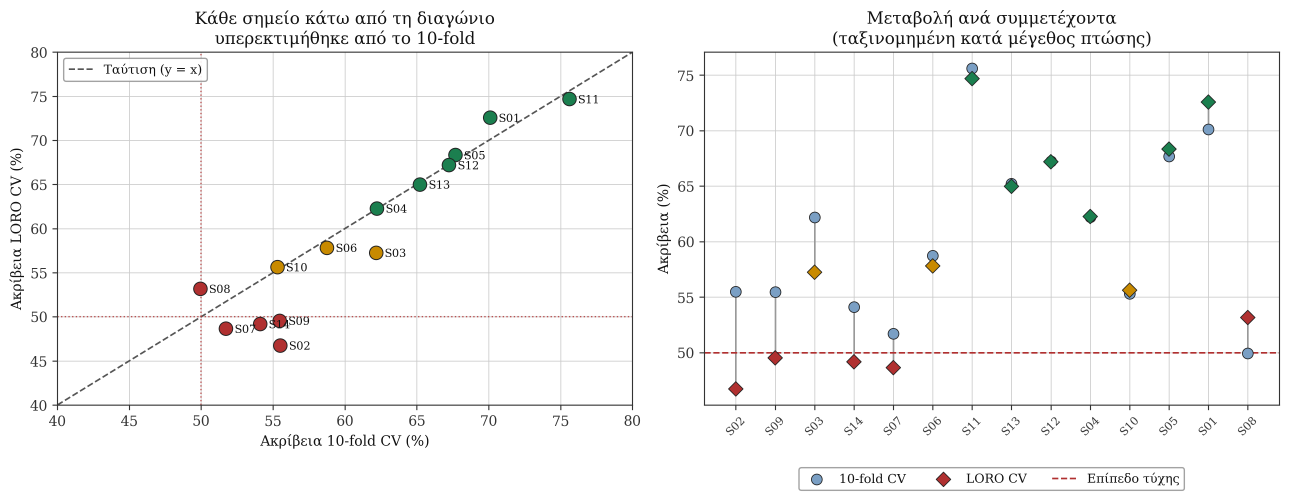
#> input picture eeg_data/figures/thesis/fig_kfold_vs_loro.png, 3867 x 1501 px (shown at 1/3 size)
$ python -i prepare_appendix_figures.py   (imports and definitions only)
#> lines starting #> are read from the running program, lines starting #| are printed output that depends on the picture
"""
=============================================================================
  Appendix figures — downsample per-subject plots for the thesis PDF
=============================================================================
  The analysis writes 300-dpi PNGs (2-4 MB each). Fourteen subjects of
  ERD + time-frequency plots would be ~90 MB, which no Overleaf project
  wants to carry. A thesis page is ~16 cm wide, so anything past roughly
  1800 px adds file size without adding visible detail.

  Copies erd_* and tf_* into the thesis figures/ folder, downsampled and
  flattened onto white (RGBA PNGs can render with black boxes in some
  PDF viewers).

  Usage:
    python prepare_appendix_figures.py --dest /path/to/thesis/figures
=============================================================================
"""

import argparse
import glob
import os

from PIL import Image

HERE     = os.path.dirname(os.path.abspath(__file__))
FIG_DIR  = os.path.join(HERE, "eeg_data", "figures")
DEST_DIR = "/Users/panoslevedogiannis/Downloads/thesis_v7/figures"
MAX_W    = 1800


def convert(src, dest_dir, max_w=MAX_W):
    """
    Line plots (ERD) stay PNG — flat colour areas compress well losslessly
    and sharp text stays crisp. Spectrograms (TF) are continuous-tone, where
    PNG is the wrong format entirely; JPEG cuts them to a fraction with no
    visible difference at this scale.
    """
#> called with dest_dir = 'out.png', max_w = 1800
    im = Image.open(src)
#> im is the input picture: PIL image 3867x1501 RGBA; mean R, G, B, A 248, 247.8, 247.6, 255

    if im.mode in ("RGBA", "LA", "P"):
        im = im.convert("RGBA")
        flat = Image.new("RGB", im.size, "white")
#> flat: PIL image 3867x1501 RGB; every value is 255
        flat.paste(im, mask=im.split()[-1])
        im = flat
    else:
        im = im.convert("RGB")

    if im.width > max_w:
        h = round(im.height * max_w / im.width)
#> h = 699
        im = im.resize((max_w, h), Image.LANCZOS)
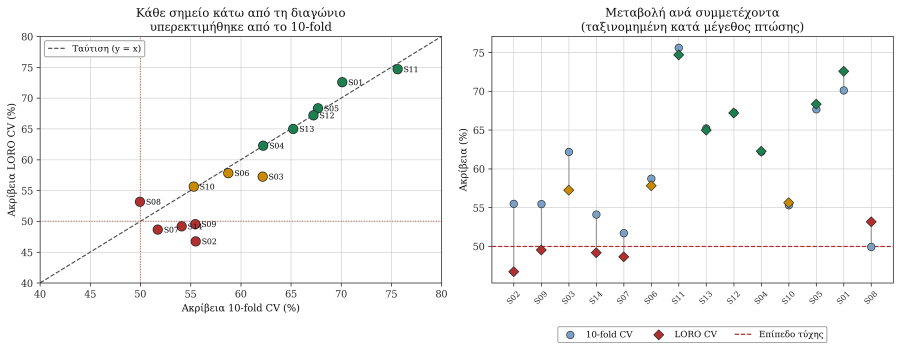
#> im: PIL image 1800x699 RGB (shown at 1/2 size); mean R, G, B 247.7, 247.4, 247.2

    base = os.path.basename(src)
    if base.startswith("tf_"):
        out = os.path.join(dest_dir, os.path.splitext(base)[0] + ".jpg")
        im.save(out, "JPEG", quality=85, optimize=True, progressive=True)
    else:
        out = os.path.join(dest_dir, base)
        im.save(out, "PNG", optimize=True)

    return out, os.path.getsize(src), os.path.getsize(out)


def main():
    parser = argparse.ArgumentParser()
    parser.add_argument("--dest", default=DEST_DIR)
    parser.add_argument("--max-width", type=int, default=MAX_W)
    args = parser.parse_args()

    os.makedirs(args.dest, exist_ok=True)

    srcs = sorted(glob.glob(os.path.join(FIG_DIR, "erd_S*.png"))) + \
           sorted(glob.glob(os.path.join(FIG_DIR, "tf_S*.png")))
    srcs = [s for s in srcs if "comparison" not in os.path.basename(s)]

    before = after = 0
    for s in srcs:
        _, b, a = convert(s, args.dest, args.max_width)
        before += b
        after  += a
        print(f"  {os.path.basename(s):20s} {b/1e6:6.2f} MB -> {a/1e6:5.2f} MB")

    print(f"\n  {len(srcs)} figures   {before/1e6:.1f} MB -> {after/1e6:.1f} MB "
          f"({after/before:.0%} of original)")
    print(f"  written to {args.dest}")


# [2 lines not run here, left out]

>>> result = convert('eeg_data/figures/thesis/fig_kfold_vs_loro.png', 'out.png')
